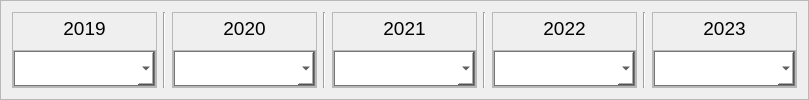
            <widget class="QFrame" name="frame_12">
             <property name="maximumSize">
              <size>
               <width>16777215</width>
               <height>120</height>
              </size>
             </property>
             <property name="frameShape">
              <enum>QFrame::StyledPanel</enum>
             </property>
             <property name="frameShadow">
              <enum>QFrame::Raised</enum>
             </property>
             <layout class="QHBoxLayout" name="horizontalLayout_7">
              <item>
               <widget class="QFrame" name="frame_14">
                <property name="frameShape">
                 <enum>QFrame::StyledPanel</enum>
                </property>
                <property name="frameShadow">
                 <enum>QFrame::Raised</enum>
                </property>
                <layout class="QVBoxLayout" name="verticalLayout_6">
                 <property name="leftMargin">
                  <number>0</number>
                 </property>
                 <property name="topMargin">
                  <number>0</number>
                 </property>
                 <property name="rightMargin">
                  <number>0</number>
                 </property>
                 <property name="bottomMargin">
                  <number>0</number>
                 </property>
                 <item>
                  <widget class="QLabel" name="label_8">
                   <property name="font">
                    <font>
                     <family>Yu Gothic UI</family>
                     <pointsize>14</pointsize>
                    </font>
                   </property>
                   <property name="text">
                    <string>2019</string>
                   </property>
                   <property name="alignment">
                    <set>Qt::AlignCenter</set>
                   </property>
                  </widget>
                 </item>
                 <item>
                  <widget class="QFrame" name="frame_30">
                   <property name="frameShape">
                    <enum>QFrame::StyledPanel</enum>
                   </property>
                   <property name="frameShadow">
                    <enum>QFrame::Raised</enum>
                   </property>
                   <layout class="QHBoxLayout" name="horizontalLayout_20">
                    <property name="spacing">
                     <number>0</number>
                    </property>
                    <property name="leftMargin">
                     <number>0</number>
                    </property>
                    <property name="topMargin">
                     <number>0</number>
                    </property>
                    <property name="rightMargin">
                     <number>0</number>
                    </property>
                    <property name="bottomMargin">
                     <number>0</number>
                    </property>
                    <item>
                     <widget class="QComboBox" name="Box_19">
                      <property name="minimumSize">
                       <size>
                        <width>0</width>
                        <height>35</height>
                       </size>
                      </property>
                      <property name="maximumSize">
                       <size>
                        <width>320</width>
                        <height>40</height>
                       </size>
                      </property>
                      <property name="styleSheet">
                       <string notr="true">border: 1px solid rgb(118, 118, 118);
background-color: rgb(255, 255, 255);
font: 13pt &quot;Yu Gothic UI&quot;;
</string>
                      </property>
                      <property name="editable">
                       <bool>false</bool>
                      </property>
                      <property name="currentIndex">
                       <number>-1</number>
                      </property>
                      <property name="insertPolicy">
                       <enum>QComboBox::InsertAtBottom</enum>
                      </property>
                      <property name="sizeAdjustPolicy">
                       <enum>QComboBox::AdjustToContentsOnFirstShow</enum>
                      </property>
                      <property name="duplicatesEnabled">
                       <bool>false</bool>
                      </property>
                      <property name="frame">
                       <bool>false</bool>
                      </property>
                      <property name="modelColumn">
                       <number>0</number>
                      </property>
                      <item>
                       <property name="text">
                        <string> (30) Férias Realizada</string>
                       </property>
                      </item>
                      <item>
                       <property name="text">
                        <string> (15) Férias Pendente</string>
                       </property>
                      </item>
                      <item>
                       <property name="text">
                        <string> (0) Férias a Realizar</string>
                       </property>
                      </item>
                      <item>
                       <property name="text">
                        <string> (-) Não Consta</string>
                       </property>
                      </item>
                     </widget>
                    </item>
                   </layout>
                  </widget>
                 </item>
                </layout>
               </widget>
              </item>
              <item>
               <widget class="Line" name="line_2">
                <property name="orientation">
                 <enum>Qt::Vertical</enum>
                </property>
               </widget>
              </item>
              <item>
               <widget class="QFrame" name="frame_15">
                <property name="frameShape">
                 <enum>QFrame::StyledPanel</enum>
                </property>
                <property name="frameShadow">
                 <enum>QFrame::Raised</enum>
                </property>
                <layout class="QVBoxLayout" name="verticalLayout_7">
                 <property name="leftMargin">
                  <number>0</number>
                 </property>
                 <property name="topMargin">
                  <number>0</number>
                 </property>
                 <property name="rightMargin">
                  <number>0</number>
                 </property>
                 <property name="bottomMargin">
                  <number>0</number>
                 </property>
                 <item>
                  <widget class="QLabel" name="label_9">
                   <property name="font">
                    <font>
                     <family>Yu Gothic UI</family>
                     <pointsize>14</pointsize>
                    </font>
                   </property>
                   <property name="text">
                    <string>2020</string>
                   </property>
                   <property name="alignment">
                    <set>Qt::AlignCenter</set>
                   </property>
                  </widget>
                 </item>
                 <item>
                  <widget class="QFrame" name="frame_31">
                   <property name="frameShape">
                    <enum>QFrame::StyledPanel</enum>
                   </property>
                   <property name="frameShadow">
                    <enum>QFrame::Raised</enum>
                   </property>
                   <layout class="QHBoxLayout" name="horizontalLayout_21">
                    <property name="leftMargin">
                     <number>0</number>
                    </property>
                    <property name="topMargin">
                     <number>0</number>
                    </property>
                    <property name="rightMargin">
                     <number>0</number>
                    </property>
                    <property name="bottomMargin">
                     <number>0</number>
                    </property>
                    <item>
                     <widget class="QComboBox" name="Box_20">
                      <property name="minimumSize">
                       <size>
                        <width>0</width>
                        <height>35</height>
                       </size>
                      </property>
                      <property name="maximumSize">
                       <size>
                        <width>320</width>
                        <height>40</height>
                       </size>
                      </property>
                      <property name="styleSheet">
                       <string notr="true">border: 1px solid rgb(118, 118, 118);
background-color: rgb(255, 255, 255);
font: 13pt &quot;Yu Gothic UI&quot;;
</string>
                      </property>
                      <property name="currentIndex">
                       <number>-1</number>
                      </property>
                      <property name="iconSize">
                       <size>
                        <width>20</width>
                        <height>20</height>
                       </size>
                      </property>
                      <property name="duplicatesEnabled">
                       <bool>false</bool>
                      </property>
                      <property name="frame">
                       <bool>false</bool>
                      </property>
                      <item>
                       <property name="text">
                        <string> (30) Férias Realizada</string>
                       </property>
                      </item>
                      <item>
                       <property name="text">
                        <string> (15) Férias Pendente</string>
                       </property>
                      </item>
                      <item>
                       <property name="text">
                        <string> (0) Férias a Realizar</string>
                       </property>
                      </item>
                      <item>
                       <property name="text">
                        <string> (-) Não Consta</string>
                       </property>
                      </item>
                     </widget>
                    </item>
                   </layout>
                  </widget>
                 </item>
                </layout>
               </widget>
              </item>
              <item>
               <widget class="Line" name="line_3">
                <property name="orientation">
                 <enum>Qt::Vertical</enum>
                </property>
               </widget>
              </item>
              <item>
               <widget class="QFrame" name="frame_16">
                <property name="frameShape">
                 <enum>QFrame::StyledPanel</enum>
                </property>
                <property name="frameShadow">
                 <enum>QFrame::Raised</enum>
                </property>
                <layout class="QVBoxLayout" name="verticalLayout_8">
                 <property name="leftMargin">
                  <number>0</number>
                 </property>
                 <property name="topMargin">
                  <number>0</number>
                 </property>
                 <property name="rightMargin">
                  <number>0</number>
                 </property>
                 <property name="bottomMargin">
                  <number>0</number>
                 </property>
                 <item>
                  <widget class="QLabel" name="label_10">
                   <property name="font">
                    <font>
                     <family>Yu Gothic UI</family>
                     <pointsize>14</pointsize>
                    </font>
                   </property>
                   <property name="text">
                    <string>2021</string>
                   </property>
                   <property name="alignment">
                    <set>Qt::AlignCenter</set>
                   </property>
                  </widget>
                 </item>
                 <item>
                  <widget class="QFrame" name="frame_32">
                   <property name="frameShape">
                    <enum>QFrame::StyledPanel</enum>
                   </property>
                   <property name="frameShadow">
                    <enum>QFrame::Raised</enum>
                   </property>
                   <layout class="QHBoxLayout" name="horizontalLayout_22">
                    <property name="spacing">
                     <number>0</number>
                    </property>
                    <property name="leftMargin">
                     <number>0</number>
                    </property>
                    <property name="topMargin">
                     <number>0</number>
                    </property>
                    <property name="rightMargin">
                     <number>0</number>
                    </property>
                    <property name="bottomMargin">
                     <number>0</number>
                    </property>
                    <item>
                     <widget class="QComboBox" name="Box_21">
                      <property name="minimumSize">
                       <size>
                        <width>0</width>
                        <height>35</height>
                       </size>
                      </property>
                      <property name="maximumSize">
                       <size>
                        <width>320</width>
                        <height>40</height>
                       </size>
                      </property>
                      <property name="styleSheet">
                       <string notr="true">border: 1px solid rgb(118, 118, 118);
background-color: rgb(255, 255, 255);
font: 13pt &quot;Yu Gothic UI&quot;;
</string>
                      </property>
                      <property name="currentIndex">
                       <number>-1</number>
                      </property>
                      <property name="frame">
                       <bool>false</bool>
                      </property>
                      <item>
                       <property name="text">
                        <string> (30) Férias Realizada</string>
                       </property>
                      </item>
                      <item>
                       <property name="text">
                        <string> (15) Férias Pendente</string>
                       </property>
                      </item>
                      <item>
                       <property name="text">
                        <string> (0) Férias a Realizar</string>
                       </property>
                      </item>
                      <item>
                       <property name="text">
                        <string> (-) Não Consta</string>
                       </property>
                      </item>
                     </widget>
                    </item>
                   </layout>
                  </widget>
                 </item>
                </layout>
               </widget>
              </item>
              <item>
               <widget class="Line" name="line_4">
                <property name="orientation">
                 <enum>Qt::Vertical</enum>
                </property>
               </widget>
              </item>
              <item>
               <widget class="QFrame" name="frame_17">
                <property name="frameShape">
                 <enum>QFrame::StyledPanel</enum>
                </property>
                <property name="frameShadow">
                 <enum>QFrame::Raised</enum>
                </property>
                <layout class="QVBoxLayout" name="verticalLayout_9">
                 <property name="leftMargin">
                  <number>0</number>
                 </property>
                 <property name="topMargin">
                  <number>0</number>
                 </property>
                 <property name="rightMargin">
                  <number>0</number>
                 </property>
                 <property name="bottomMargin">
                  <number>0</number>
                 </property>
                 <item>
                  <widget class="QLabel" name="label_11">
                   <property name="font">
                    <font>
                     <family>Yu Gothic UI</family>
                     <pointsize>14</pointsize>
                    </font>
                   </property>
                   <property name="text">
                    <string>2022</string>
                   </property>
                   <property name="alignment">
                    <set>Qt::AlignCenter</set>
                   </property>
                  </widget>
                 </item>
                 <item>
                  <widget class="QFrame" name="frame_33">
                   <property name="frameShape">
                    <enum>QFrame::StyledPanel</enum>
                   </property>
                   <property name="frameShadow">
                    <enum>QFrame::Raised</enum>
                   </property>
                   <layout class="QHBoxLayout" name="horizontalLayout_23">
                    <property name="spacing">
                     <number>0</number>
                    </property>
                    <property name="leftMargin">
                     <number>0</number>
                    </property>
                    <property name="topMargin">
                     <number>0</number>
                    </property>
                    <property name="rightMargin">
                     <number>0</number>
                    </property>
                    <property name="bottomMargin">
                     <number>0</number>
                    </property>
                    <item>
                     <widget class="QComboBox" name="Box_22">
                      <property name="minimumSize">
                       <size>
                        <width>0</width>
                        <height>35</height>
                       </size>
                      </property>
                      <property name="maximumSize">
                       <size>
                        <width>320</width>
                        <height>40</height>
                       </size>
                      </property>
                      <property name="styleSheet">
                       <string notr="true">border: 1px solid rgb(118, 118, 118);
background-color: rgb(255, 255, 255);
font: 13pt &quot;Yu Gothic UI&quot;;
</string>
                      </property>
                      <property name="editable">
                       <bool>false</bool>
                      </property>
                      <property name="currentIndex">
                       <number>-1</number>
                      </property>
                      <property name="sizeAdjustPolicy">
                       <enum>QComboBox::AdjustToContentsOnFirstShow</enum>
                      </property>
                      <property name="frame">
                       <bool>false</bool>
                      </property>
                      <item>
                       <property name="text">
                        <string> (30) Férias Realizada</string>
                       </property>
                      </item>
                      <item>
                       <property name="text">
                        <string> (15) Férias Pendente</string>
                       </property>
                      </item>
                      <item>
                       <property name="text">
                        <string> (0) Férias a Realizar</string>
                       </property>
                      </item>
                      <item>
                       <property name="text">
                        <string> (-) Não Consta</string>
                       </property>
                      </item>
                     </widget>
                    </item>
                   </layout>
                  </widget>
                 </item>
                </layout>
               </widget>
              </item>
              <item>
               <widget class="Line" name="line_7">
                <property name="orientation">
                 <enum>Qt::Vertical</enum>
                </property>
               </widget>
              </item>
              <item>
               <widget class="QFrame" name="frame_35">
                <property name="frameShape">
                 <enum>QFrame::StyledPanel</enum>
                </property>
                <property name="frameShadow">
                 <enum>QFrame::Raised</enum>
                </property>
                <layout class="QVBoxLayout" name="verticalLayout_17">
                 <property name="leftMargin">
                  <number>0</number>
                 </property>
                 <property name="topMargin">
                  <number>0</number>
                 </property>
                 <property name="rightMargin">
                  <number>0</number>
                 </property>
                 <property name="bottomMargin">
                  <number>0</number>
                 </property>
                 <item>
                  <widget class="QLabel" name="label_24">
                   <property name="font">
                    <font>
                     <family>Yu Gothic UI</family>
                     <pointsize>14</pointsize>
                    </font>
                   </property>
                   <property name="text">
                    <string>2023</string>
                   </property>
                   <property name="alignment">
                    <set>Qt::AlignCenter</set>
                   </property>
                  </widget>
                 </item>
                 <item>
                  <widget class="QFrame" name="frame_62">
                   <property name="frameShape">
                    <enum>QFrame::StyledPanel</enum>
                   </property>
                   <property name="frameShadow">
                    <enum>QFrame::Raised</enum>
                   </property>
                   <layout class="QHBoxLayout" name="horizontalLayout_32">
                    <property name="spacing">
                     <number>0</number>
                    </property>
                    <property name="leftMargin">
                     <number>0</number>
                    </property>
                    <property name="topMargin">
                     <number>0</number>
                    </property>
                    <property name="rightMargin">
                     <number>0</number>
                    </property>
                    <property name="bottomMargin">
                     <number>0</number>
                    </property>
                    <item>
                     <widget class="QComboBox" name="Box_23">
                      <property name="minimumSize">
                       <size>
                        <width>0</width>
                        <height>35</height>
                       </size>
                      </property>
                      <property name="maximumSize">
                       <size>
                        <width>320</width>
                        <height>40</height>
                       </size>
                      </property>
                      <property name="styleSheet">
                       <string notr="true">border: 1px solid rgb(118, 118, 118);
background-color: rgb(255, 255, 255);
font: 13pt &quot;Yu Gothic UI&quot;;
</string>
                      </property>
                      <property name="editable">
                       <bool>false</bool>
                      </property>
                      <property name="currentIndex">
                       <number>-1</number>
                      </property>
                      <property name="sizeAdjustPolicy">
                       <enum>QComboBox::AdjustToContentsOnFirstShow</enum>
                      </property>
                      <property name="frame">
                       <bool>false</bool>
                      </property>
                      <item>
                       <property name="text">
                        <string> (30) Férias Realizada</string>
                       </property>
                      </item>
                      <item>
                       <property name="text">
                        <string> (15) Férias Pendente</string>
                       </property>
                      </item>
                      <item>
                       <property name="text">
                        <string> (0) Férias a Realizar</string>
                       </property>
                      </item>
                      <item>
                       <property name="text">
                        <string> (-) Não Consta</string>
                       </property>
                      </item>
                     </widget>
                    </item>
                   </layout>
                  </widget>
                 </item>
                </layout>
               </widget>
              </item>
             </layout>
            </widget>
